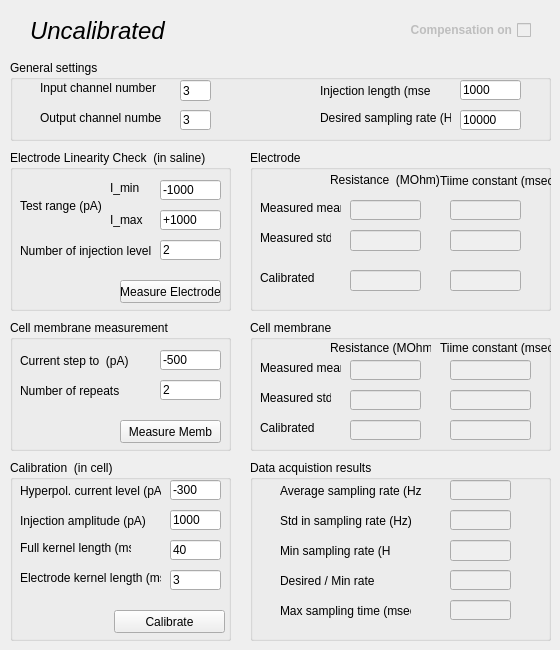
   <widget class="QWidget" name="electrode4">
    <attribute name="title">
     <string>Electrode 4</string>
    </attribute>
    <widget class="QGroupBox" name="gbLinCheck_7">
     <property name="enabled">
      <bool>true</bool>
     </property>
     <property name="geometry">
      <rect>
       <x>10</x>
       <y>320</y>
       <width>221</width>
       <height>131</height>
      </rect>
     </property>
     <property name="title">
      <string>Cell membrane measurement</string>
     </property>
     <widget class="QLineEdit" name="leMembIStep_4">
      <property name="geometry">
       <rect>
        <x>150</x>
        <y>30</y>
        <width>61</width>
        <height>20</height>
       </rect>
      </property>
      <property name="text">
       <string>-500</string>
      </property>
     </widget>
     <widget class="QLabel" name="label_83">
      <property name="geometry">
       <rect>
        <x>10</x>
        <y>60</y>
        <width>121</width>
        <height>21</height>
       </rect>
      </property>
      <property name="text">
       <string>Number of repeats</string>
      </property>
     </widget>
     <widget class="QLabel" name="label_84">
      <property name="geometry">
       <rect>
        <x>10</x>
        <y>30</y>
        <width>111</width>
        <height>21</height>
       </rect>
      </property>
      <property name="text">
       <string>Current step to  (pA)</string>
      </property>
     </widget>
     <widget class="QLineEdit" name="leMembRepNum_4">
      <property name="geometry">
       <rect>
        <x>150</x>
        <y>60</y>
        <width>61</width>
        <height>20</height>
       </rect>
      </property>
      <property name="text">
       <string>2</string>
      </property>
     </widget>
     <widget class="QPushButton" name="membMeasButton_4">
      <property name="geometry">
       <rect>
        <x>110</x>
        <y>100</y>
        <width>101</width>
        <height>23</height>
       </rect>
      </property>
      <property name="text">
       <string>Measure Memb</string>
      </property>
     </widget>
    </widget>
    <widget class="QGroupBox" name="gbLinCheck_8">
     <property name="enabled">
      <bool>true</bool>
     </property>
     <property name="geometry">
      <rect>
       <x>10</x>
       <y>150</y>
       <width>221</width>
       <height>161</height>
      </rect>
     </property>
     <property name="title">
      <string>Electrode Linearity Check  (in saline)</string>
     </property>
     <widget class="QLineEdit" name="leElecMinCurrent_4">
      <property name="geometry">
       <rect>
        <x>150</x>
        <y>30</y>
        <width>61</width>
        <height>20</height>
       </rect>
      </property>
      <property name="text">
       <string>-1000</string>
      </property>
     </widget>
     <widget class="QLineEdit" name="leElecMaxCurrent_4">
      <property name="geometry">
       <rect>
        <x>150</x>
        <y>60</y>
        <width>61</width>
        <height>20</height>
       </rect>
      </property>
      <property name="text">
       <string>+1000</string>
      </property>
     </widget>
     <widget class="QLabel" name="label_85">
      <property name="geometry">
       <rect>
        <x>100</x>
        <y>30</y>
        <width>71</width>
        <height>16</height>
       </rect>
      </property>
      <property name="text">
       <string>I_min</string>
      </property>
     </widget>
     <widget class="QLabel" name="label_86">
      <property name="geometry">
       <rect>
        <x>100</x>
        <y>60</y>
        <width>71</width>
        <height>20</height>
       </rect>
      </property>
      <property name="text">
       <string>I_max</string>
      </property>
     </widget>
     <widget class="QLabel" name="label_87">
      <property name="geometry">
       <rect>
        <x>10</x>
        <y>90</y>
        <width>131</width>
        <height>21</height>
       </rect>
      </property>
      <property name="text">
       <string>Number of injection levels</string>
      </property>
     </widget>
     <widget class="QLabel" name="label_88">
      <property name="geometry">
       <rect>
        <x>10</x>
        <y>40</y>
        <width>81</width>
        <height>31</height>
       </rect>
      </property>
      <property name="text">
       <string>Test range (pA)</string>
      </property>
     </widget>
     <widget class="QLineEdit" name="leElecLevelNum_4">
      <property name="geometry">
       <rect>
        <x>150</x>
        <y>90</y>
        <width>61</width>
        <height>20</height>
       </rect>
      </property>
      <property name="text">
       <string>2</string>
      </property>
     </widget>
     <widget class="QPushButton" name="elecMeasButton_4">
      <property name="geometry">
       <rect>
        <x>110</x>
        <y>130</y>
        <width>101</width>
        <height>23</height>
       </rect>
      </property>
      <property name="text">
       <string>Measure Electrode</string>
      </property>
     </widget>
    </widget>
    <widget class="QLabel" name="lInfo_4">
     <property name="geometry">
      <rect>
       <x>30</x>
       <y>10</y>
       <width>371</width>
       <height>41</height>
      </rect>
     </property>
     <property name="font">
      <font>
       <pointsize>18</pointsize>
       <italic>true</italic>
      </font>
     </property>
     <property name="text">
      <string>Uncalibrated</string>
     </property>
    </widget>
    <widget class="QGroupBox" name="groupBox_10">
     <property name="geometry">
      <rect>
       <x>250</x>
       <y>460</y>
       <width>301</width>
       <height>181</height>
      </rect>
     </property>
     <property name="title">
      <string>Data acquistion results</string>
     </property>
     <widget class="QLabel" name="label_89">
      <property name="geometry">
       <rect>
        <x>30</x>
        <y>20</y>
        <width>141</width>
        <height>21</height>
       </rect>
      </property>
      <property name="text">
       <string>Average sampling rate (Hz)</string>
      </property>
     </widget>
     <widget class="QLabel" name="label_90">
      <property name="geometry">
       <rect>
        <x>30</x>
        <y>80</y>
        <width>111</width>
        <height>21</height>
       </rect>
      </property>
      <property name="text">
       <string>Min sampling rate (Hz)</string>
      </property>
     </widget>
     <widget class="QLineEdit" name="leAverSamplRate_4">
      <property name="enabled">
       <bool>false</bool>
      </property>
      <property name="geometry">
       <rect>
        <x>200</x>
        <y>20</y>
        <width>61</width>
        <height>20</height>
       </rect>
      </property>
     </widget>
     <widget class="QLineEdit" name="leMinSRate_4">
      <property name="enabled">
       <bool>false</bool>
      </property>
      <property name="geometry">
       <rect>
        <x>200</x>
        <y>80</y>
        <width>61</width>
        <height>21</height>
       </rect>
      </property>
     </widget>
     <widget class="QLabel" name="label_91">
      <property name="geometry">
       <rect>
        <x>30</x>
        <y>50</y>
        <width>131</width>
        <height>21</height>
       </rect>
      </property>
      <property name="text">
       <string>Std in sampling rate (Hz)</string>
      </property>
     </widget>
     <widget class="QLineEdit" name="leSTDSamplingRate_4">
      <property name="enabled">
       <bool>false</bool>
      </property>
      <property name="geometry">
       <rect>
        <x>200</x>
        <y>50</y>
        <width>61</width>
        <height>20</height>
       </rect>
      </property>
     </widget>
     <widget class="QLineEdit" name="leDesPerMinRate_4">
      <property name="enabled">
       <bool>false</bool>
      </property>
      <property name="geometry">
       <rect>
        <x>200</x>
        <y>110</y>
        <width>61</width>
        <height>20</height>
       </rect>
      </property>
     </widget>
     <widget class="QLabel" name="label_92">
      <property name="geometry">
       <rect>
        <x>30</x>
        <y>110</y>
        <width>111</width>
        <height>21</height>
       </rect>
      </property>
      <property name="text">
       <string>Desired / Min rate </string>
      </property>
     </widget>
     <widget class="QLabel" name="label_93">
      <property name="geometry">
       <rect>
        <x>30</x>
        <y>140</y>
        <width>131</width>
        <height>21</height>
       </rect>
      </property>
      <property name="text">
       <string>Max sampling time (msec)</string>
      </property>
     </widget>
     <widget class="QLineEdit" name="leMaxSTime_4">
      <property name="enabled">
       <bool>false</bool>
      </property>
      <property name="geometry">
       <rect>
        <x>200</x>
        <y>140</y>
        <width>61</width>
        <height>20</height>
       </rect>
      </property>
     </widget>
    </widget>
    <widget class="QGroupBox" name="groupBox_12">
     <property name="geometry">
      <rect>
       <x>250</x>
       <y>150</y>
       <width>301</width>
       <height>161</height>
      </rect>
     </property>
     <property name="title">
      <string>Electrode</string>
     </property>
     <widget class="QLabel" name="label_101">
      <property name="geometry">
       <rect>
        <x>190</x>
        <y>20</y>
        <width>111</width>
        <height>21</height>
       </rect>
      </property>
      <property name="text">
       <string>Tiime constant (msec)</string>
      </property>
     </widget>
     <widget class="QLabel" name="label_102">
      <property name="geometry">
       <rect>
        <x>10</x>
        <y>50</y>
        <width>81</width>
        <height>16</height>
       </rect>
      </property>
      <property name="text">
       <string>Measured mean</string>
      </property>
     </widget>
     <widget class="QLineEdit" name="leElecMeasRes_4">
      <property name="enabled">
       <bool>false</bool>
      </property>
      <property name="geometry">
       <rect>
        <x>100</x>
        <y>50</y>
        <width>71</width>
        <height>20</height>
       </rect>
      </property>
     </widget>
     <widget class="QLineEdit" name="leElecCalibRes_4">
      <property name="enabled">
       <bool>false</bool>
      </property>
      <property name="geometry">
       <rect>
        <x>100</x>
        <y>120</y>
        <width>71</width>
        <height>21</height>
       </rect>
      </property>
     </widget>
     <widget class="QLabel" name="label_103">
      <property name="geometry">
       <rect>
        <x>80</x>
        <y>20</y>
        <width>111</width>
        <height>20</height>
       </rect>
      </property>
      <property name="text">
       <string>Resistance  (MOhm)</string>
      </property>
     </widget>
     <widget class="QLabel" name="label_104">
      <property name="geometry">
       <rect>
        <x>10</x>
        <y>120</y>
        <width>61</width>
        <height>16</height>
       </rect>
      </property>
      <property name="text">
       <string>Calibrated</string>
      </property>
     </widget>
     <widget class="QLineEdit" name="leElecMeasTime_4">
      <property name="enabled">
       <bool>false</bool>
      </property>
      <property name="geometry">
       <rect>
        <x>200</x>
        <y>50</y>
        <width>71</width>
        <height>20</height>
       </rect>
      </property>
     </widget>
     <widget class="QLineEdit" name="leElecResStd_4">
      <property name="enabled">
       <bool>false</bool>
      </property>
      <property name="geometry">
       <rect>
        <x>100</x>
        <y>80</y>
        <width>71</width>
        <height>21</height>
       </rect>
      </property>
     </widget>
     <widget class="QLabel" name="label_105">
      <property name="geometry">
       <rect>
        <x>10</x>
        <y>80</y>
        <width>71</width>
        <height>16</height>
       </rect>
      </property>
      <property name="text">
       <string>Measured std</string>
      </property>
     </widget>
     <widget class="QLineEdit" name="leElecTimeStd_4">
      <property name="enabled">
       <bool>false</bool>
      </property>
      <property name="geometry">
       <rect>
        <x>200</x>
        <y>80</y>
        <width>71</width>
        <height>21</height>
       </rect>
      </property>
     </widget>
    </widget>
    <widget class="QGroupBox" name="gbGeneral_4">
     <property name="geometry">
      <rect>
       <x>10</x>
       <y>60</y>
       <width>541</width>
       <height>81</height>
      </rect>
     </property>
     <property name="title">
      <string>General settings</string>
     </property>
     <widget class="QLineEdit" name="leGenOutChannelNum_4">
      <property name="geometry">
       <rect>
        <x>170</x>
        <y>50</y>
        <width>31</width>
        <height>20</height>
       </rect>
      </property>
      <property name="layoutDirection">
       <enum>Qt::RightToLeft</enum>
      </property>
      <property name="text">
       <string>3</string>
      </property>
     </widget>
     <widget class="QLabel" name="label_106">
      <property name="geometry">
       <rect>
        <x>30</x>
        <y>20</y>
        <width>121</width>
        <height>16</height>
       </rect>
      </property>
      <property name="text">
       <string>Input channel number</string>
      </property>
     </widget>
     <widget class="QLineEdit" name="leGenInjLen_4">
      <property name="geometry">
       <rect>
        <x>450</x>
        <y>20</y>
        <width>61</width>
        <height>20</height>
       </rect>
      </property>
      <property name="text">
       <string>1000</string>
      </property>
     </widget>
     <widget class="QLineEdit" name="leGenSamplingRate_4">
      <property name="geometry">
       <rect>
        <x>450</x>
        <y>50</y>
        <width>61</width>
        <height>20</height>
       </rect>
      </property>
      <property name="text">
       <string>10000</string>
      </property>
     </widget>
     <widget class="QLabel" name="label_107">
      <property name="geometry">
       <rect>
        <x>30</x>
        <y>50</y>
        <width>121</width>
        <height>16</height>
       </rect>
      </property>
      <property name="text">
       <string>Output channel number</string>
      </property>
     </widget>
     <widget class="QLabel" name="label_108">
      <property name="geometry">
       <rect>
        <x>310</x>
        <y>20</y>
        <width>111</width>
        <height>21</height>
       </rect>
      </property>
      <property name="text">
       <string>Injection length (msec)</string>
      </property>
     </widget>
     <widget class="QLabel" name="label_109">
      <property name="geometry">
       <rect>
        <x>310</x>
        <y>50</y>
        <width>131</width>
        <height>16</height>
       </rect>
      </property>
      <property name="text">
       <string>Desired sampling rate (Hz)</string>
      </property>
     </widget>
     <widget class="QLineEdit" name="leGenInChannelNum_4">
      <property name="geometry">
       <rect>
        <x>170</x>
        <y>20</y>
        <width>31</width>
        <height>21</height>
       </rect>
      </property>
      <property name="layoutDirection">
       <enum>Qt::RightToLeft</enum>
      </property>
      <property name="text">
       <string>3</string>
      </property>
     </widget>
    </widget>
    <widget class="QCheckBox" name="cbCompOn_4">
     <property name="enabled">
      <bool>false</bool>
     </property>
     <property name="geometry">
      <rect>
       <x>410</x>
       <y>20</y>
       <width>121</width>
       <height>20</height>
      </rect>
     </property>
     <property name="font">
      <font>
       <weight>75</weight>
       <bold>true</bold>
      </font>
     </property>
     <property name="layoutDirection">
      <enum>Qt::RightToLeft</enum>
     </property>
     <property name="text">
      <string>Compensation on</string>
     </property>
     <property name="checkable">
      <bool>false</bool>
     </property>
    </widget>
    <widget class="QGroupBox" name="gbCalibration_4">
     <property name="enabled">
      <bool>true</bool>
     </property>
     <property name="geometry">
      <rect>
       <x>10</x>
       <y>460</y>
       <width>221</width>
       <height>181</height>
      </rect>
     </property>
     <property name="title">
      <string>Calibration  (in cell)</string>
     </property>
     <widget class="QPushButton" name="calibrateButton_4">
      <property name="geometry">
       <rect>
        <x>104</x>
        <y>150</y>
        <width>111</width>
        <height>23</height>
       </rect>
      </property>
      <property name="text">
       <string>Calibrate</string>
      </property>
      <property name="checkable">
       <bool>false</bool>
      </property>
      <property name="autoDefault">
       <bool>true</bool>
      </property>
     </widget>
     <widget class="QLabel" name="label_98">
      <property name="geometry">
       <rect>
        <x>10</x>
        <y>50</y>
        <width>131</width>
        <height>21</height>
       </rect>
      </property>
      <property name="text">
       <string>Injection amplitude (pA)</string>
      </property>
     </widget>
     <widget class="QLineEdit" name="leCalInjAmp_4">
      <property name="geometry">
       <rect>
        <x>160</x>
        <y>50</y>
        <width>51</width>
        <height>20</height>
       </rect>
      </property>
      <property name="text">
       <string>1000</string>
      </property>
     </widget>
     <widget class="QLabel" name="label_99">
      <property name="geometry">
       <rect>
        <x>10</x>
        <y>80</y>
        <width>111</width>
        <height>16</height>
       </rect>
      </property>
      <property name="text">
       <string>Full kernel length (ms)</string>
      </property>
     </widget>
     <widget class="QLabel" name="label_100">
      <property name="geometry">
       <rect>
        <x>10</x>
        <y>110</y>
        <width>141</width>
        <height>16</height>
       </rect>
      </property>
      <property name="text">
       <string>Electrode kernel length (ms)</string>
      </property>
     </widget>
     <widget class="QLineEdit" name="leCalFKLen_4">
      <property name="geometry">
       <rect>
        <x>160</x>
        <y>80</y>
        <width>51</width>
        <height>20</height>
       </rect>
      </property>
      <property name="text">
       <string>40</string>
      </property>
     </widget>
     <widget class="QLineEdit" name="leCalEKLen_4">
      <property name="geometry">
       <rect>
        <x>160</x>
        <y>110</y>
        <width>51</width>
        <height>20</height>
       </rect>
      </property>
      <property name="text">
       <string>3</string>
      </property>
     </widget>
     <widget class="QLineEdit" name="leHyperpolCurr_4">
      <property name="geometry">
       <rect>
        <x>160</x>
        <y>20</y>
        <width>51</width>
        <height>20</height>
       </rect>
      </property>
      <property name="text">
       <string>-300</string>
      </property>
     </widget>
     <widget class="QLabel" name="label_113">
      <property name="geometry">
       <rect>
        <x>10</x>
        <y>20</y>
        <width>141</width>
        <height>21</height>
       </rect>
      </property>
      <property name="text">
       <string>Hyperpol. current level (pA)</string>
      </property>
     </widget>
    </widget>
    <widget class="QGroupBox" name="groupBox_23">
     <property name="geometry">
      <rect>
       <x>250</x>
       <y>320</y>
       <width>301</width>
       <height>131</height>
      </rect>
     </property>
     <property name="title">
      <string>Cell membrane</string>
     </property>
     <widget class="QLabel" name="label_242">
      <property name="geometry">
       <rect>
        <x>190</x>
        <y>20</y>
        <width>111</width>
        <height>16</height>
       </rect>
      </property>
      <property name="text">
       <string>Tiime constant (msec)</string>
      </property>
     </widget>
     <widget class="QLabel" name="label_243">
      <property name="geometry">
       <rect>
        <x>10</x>
        <y>40</y>
        <width>81</width>
        <height>16</height>
       </rect>
      </property>
      <property name="text">
       <string>Measured mean</string>
      </property>
     </widget>
     <widget class="QLineEdit" name="leCellMeasRes_4">
      <property name="enabled">
       <bool>false</bool>
      </property>
      <property name="geometry">
       <rect>
        <x>100</x>
        <y>40</y>
        <width>71</width>
        <height>20</height>
       </rect>
      </property>
     </widget>
     <widget class="QLineEdit" name="leCellCalibRes_4">
      <property name="enabled">
       <bool>false</bool>
      </property>
      <property name="geometry">
       <rect>
        <x>100</x>
        <y>100</y>
        <width>71</width>
        <height>20</height>
       </rect>
      </property>
     </widget>
     <widget class="QLabel" name="label_244">
      <property name="geometry">
       <rect>
        <x>80</x>
        <y>20</y>
        <width>101</width>
        <height>16</height>
       </rect>
      </property>
      <property name="text">
       <string>Resistance (MOhm)</string>
      </property>
     </widget>
     <widget class="QLabel" name="label_245">
      <property name="geometry">
       <rect>
        <x>10</x>
        <y>100</y>
        <width>61</width>
        <height>16</height>
       </rect>
      </property>
      <property name="text">
       <string>Calibrated</string>
      </property>
     </widget>
     <widget class="QLineEdit" name="leCellMeasTime_4">
      <property name="enabled">
       <bool>false</bool>
      </property>
      <property name="geometry">
       <rect>
        <x>200</x>
        <y>40</y>
        <width>81</width>
        <height>20</height>
       </rect>
      </property>
     </widget>
     <widget class="QLineEdit" name="leCellCalibTime_4">
      <property name="enabled">
       <bool>false</bool>
      </property>
      <property name="geometry">
       <rect>
        <x>200</x>
        <y>100</y>
        <width>81</width>
        <height>20</height>
       </rect>
      </property>
     </widget>
     <widget class="QLabel" name="label_246">
      <property name="geometry">
       <rect>
        <x>10</x>
        <y>70</y>
        <width>71</width>
        <height>16</height>
       </rect>
      </property>
      <property name="text">
       <string>Measured std</string>
      </property>
     </widget>
     <widget class="QLineEdit" name="leCellResStd_4">
      <property name="enabled">
       <bool>false</bool>
      </property>
      <property name="geometry">
       <rect>
        <x>100</x>
        <y>70</y>
        <width>71</width>
        <height>20</height>
       </rect>
      </property>
     </widget>
     <widget class="QLineEdit" name="leCellTimeStd_4">
      <property name="enabled">
       <bool>false</bool>
      </property>
      <property name="geometry">
       <rect>
        <x>200</x>
        <y>70</y>
        <width>81</width>
        <height>20</height>
       </rect>
      </property>
     </widget>
    </widget>
    <widget class="QLineEdit" name="leElecCalibTime_4">
     <property name="enabled">
      <bool>false</bool>
     </property>
     <property name="geometry">
      <rect>
       <x>450</x>
       <y>270</y>
       <width>71</width>
       <height>21</height>
      </rect>
     </property>
    </widget>
   </widget>
